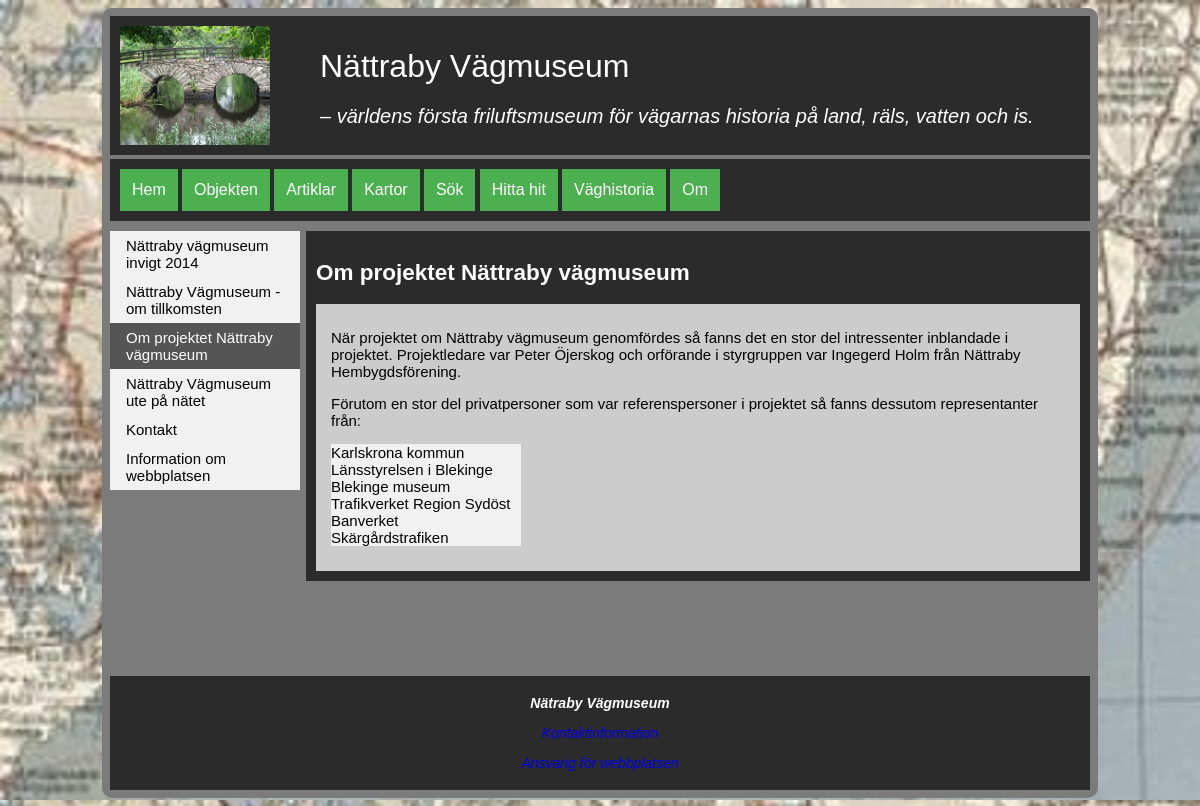
Screenshot of /aboutpage.php?page=om-projektet with the database file from the repository.
### tables this page shows
CREATE TABLE article
(
    id INTEGER PRIMARY KEY NOT NULL,
    name TEXT UNIQUE NOT NULL,
    title TEXT NOT NULL,
    data TEXT NOT NULL,
    author TEXT NOT NULL,
    gps TEXT,
    mapImage TEXT,
    image1 TEXT,
    image1Alt TEXT,
    image1Text, TEXT,
    image2 TEXT,
    image2Alt TEXT,
    image2Text TEXT
);

### aboutpage.php (called while the page is built, shortened)
<?php
require __DIR__ . "/view/header.php";
require __DIR__ . "/view/report_multi.php";
require __DIR__ . "/view/footer.php";

### view/about2.php (the view, shortened to what this page needs)
<?php
    $db = connectToDatabase($dsn2);
    $sql = "SELECT * FROM article;";
    $stmt = $db->prepare($sql);
    $stmt->execute();
    $res1 = $stmt->fetchAll();
    ?>
    <section>
        <header>
            <h1><?= $res1[7]["title"]; ?></h1>
        </header>
    <article>
<?= $res1[7]["data"]; ?>
    </article>
</section>

### view/header.php (shortened to what this page needs)
<?php
    $db = connectToDatabase($dsn2);
    $sql = "SELECT * FROM article;";
    $stmt = $db->prepare($sql);
    $stmt->execute();
    $res1 = $stmt->fetchAll();
    ?>
 <!doctype html>
<html lang="sv">
<head>
    <link rel="stylesheet" href="css/style.css">
</head>
<body>
    <header class="site-header">
        <img class="image2"src="img\250\tva-valvig-stenbro-over-nattrabyan.jpg" alt="Skylt gamla landsvägen" />
        <span class="site-title"><?= $res1[0]["title"]; ?></span>
        <span class="site-slogan"><?= $res1[0]["TEXT"]; ?></span>
    </header>
    <nav class="navbar">
        <a class="<?= basename($_SERVER['REQUEST_URI']) == "index.php" ? "selected" : ""; ?>" href="index.php">Hem</a>
        <a class="<?= basename($_SERVER['REQUEST_URI']) == "objectspage.php" ? "selected" : ""; ?>" href="objectspage.php">Objekten</a>
        <a class="<?= basename($_SERVER['REQUEST_URI']) == "articelspage.php" ? "selected" : ""; ?>" href="articelspage.php">Artiklar</a>
        <a class="<?= basename($_SERVER['REQUEST_URI']) == "mapshome.php" ? "selected" : ""; ?>" href="mapshome.php">Kartor</a>
        <a class="<?= basename($_SERVER['REQUEST_URI']) == "search.php" ? "selected" : ""; ?>" href="search.php">Sök</a>
        <a class="<?= basename($_SERVER['REQUEST_URI']) == "contact.php" ? "selected" : ""; ?>" href="contact.php">Hitta hit</a>
        <a class="<?= basename($_SERVER['REQUEST_URI']) == "historypage.php" ? "selected" : ""; ?>" href="historypage.php">Väghistoria</a>
        <a class="<?= basename($_SERVER['REQUEST_URI']) == "aboutpage.php" ? "selected" : ""; ?>" href="aboutpage.php">Om</a>
    </nav>
<main>

### css/style.css (style rules this page uses)
html { overflow-y: scroll; background-image: url("../img/800/karta-blekinge.jpg"); }
main { min-height: 30em; overflow: auto; }
.image2 { padding-left: 10px; padding-bottom: 10px; padding-top: 10px; float: left; width: 150px; }
body { margin: 8px auto; padding: 8px; width: 980px; background-color: #7b7b7b; border-radius: 10px; font-family: Helvetica, Arial, sans-serif; font-size: 15px; }
.site-header { overflow: auto; background-color: #2b2b2b; color: white; }
.site-title { display: block; padding-top: 1em; padding-left: 50px; font-size: 32px; overflow: auto; }
.site-slogan { display: block; padding-left: 50px; padding-top: 1em; font-style: italic; overflow: auto; font-size: 20px; }
a:link { text-decoration: none; }
.navbar { padding: 10px; background-color: #2b2b2b; margin-top: 4px; }
.navbar a { display: inline-block; background-color: #4caf50; color: white; padding: 12px; font-size: 16px; border: none; text-decoration: none; }
ul { list-style-type: none; margin-top: 10px; margin-right: 10px; padding: 0; width: 190px; background-color: #f1f1f1; }
section { overflow: auto; background-color: #2b2b2b; color: white; margin-top: 10px; padding: 10px; }
article { overflow: auto; background-color: #ccc; color: black; margin-top: 5px; padding: 10px 15px; }

### rows the page displays
article: title "Nättraby Vägmuseum", TEXT "– världens första friluftsmuseum för vägarnas historia på land, räls, vatten och is."
article: title "Om projektet Nättraby vägmuseum", data "När projektet om Nättraby vägmuseum genomfördes så fanns det en stor del intressenter inblandade i projektet. Projektledare var Peter Öjerskog och orförande i styrgruppen var Ingegerd Holm från Nättraby Hembygdsförening. Förutom en stor del privatpersoner som var referenspersoner i projektet så fanns dessutom representanter från: Karlskrona kommun Länsstyrelsen i Blekinge Blekinge museum Trafikverket Region Sydöst Banverket Skärgårdstrafiken"

### other values shown
$value["titel"] "Nättraby vägmuseum invigt 2014"
$value["titel"] "Nättraby Vägmuseum - om tillkomsten"
$value["titel"] "Om projektet Nättraby vägmuseum"
$value["titel"] "Nättraby Vägmuseum ute på nätet"
$value["titel"] "Kontakt"
$value["titel"] "Information om webbplatsen"
